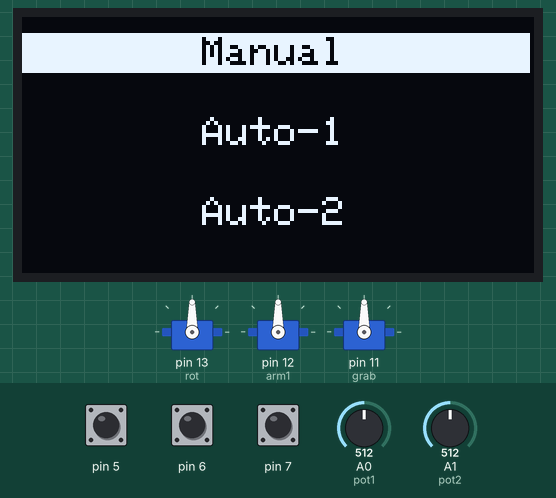
This sketch was run on a simulated Arduino Uno, built with avr-gcc and run on an emulated ATmega328P. Shown: 3 × servo, 128×64 one-colour display. Inputs (shaded band) come from the test bench; at power-on: pin 7 HIGH, A0 (pot1) = 512, A1 (pot2) = 512, pin 5 HIGH, pin 6 HIGH.

Above: at 6.9 s.
7.0 s: pin 7 pulled LOW for 1 s
At 8.8 s:
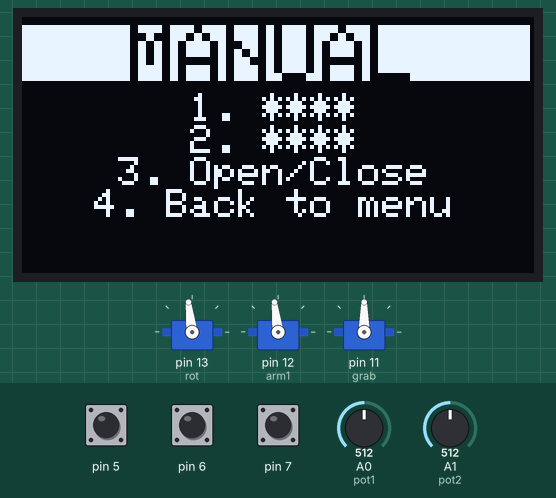
9.5 s: A0 (pot1) set to 716
At 10.7 s:
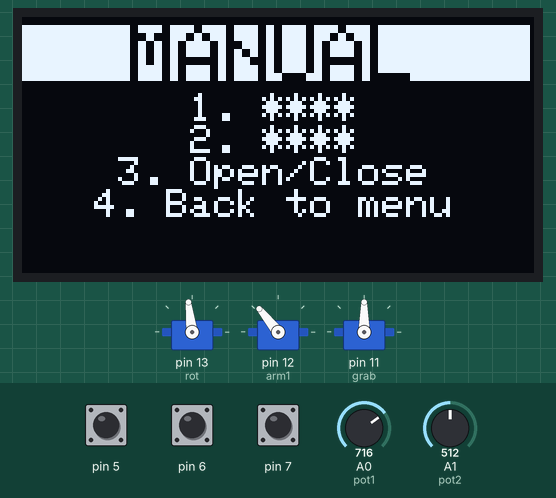
11.0 s: A1 (pot2) set to 716
At 12.0 s:
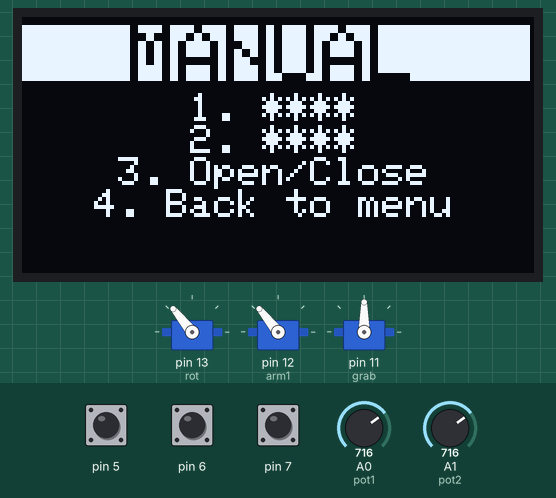
12.5 s: pin 7 pulled LOW for 0.15 s
At 13.1 s:
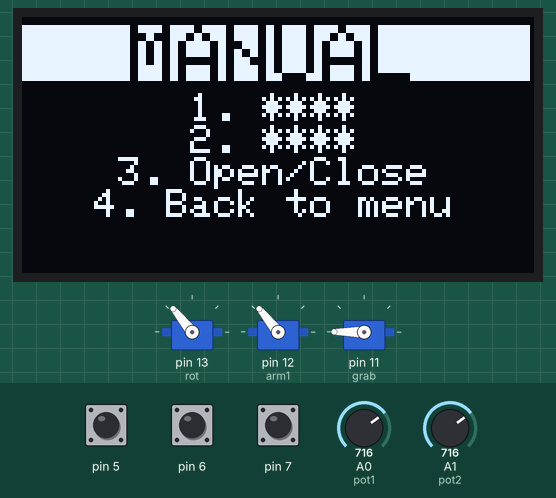
14.1 s: A0 (pot1) set to 900
At 14.4 s:
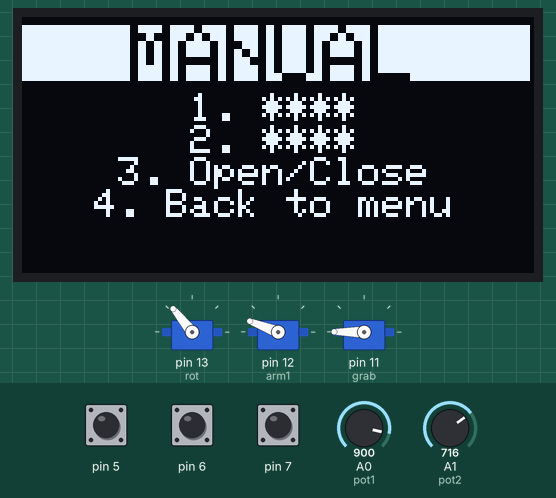
15.6 s: A1 (pot2) set to 900
At 16.9 s:
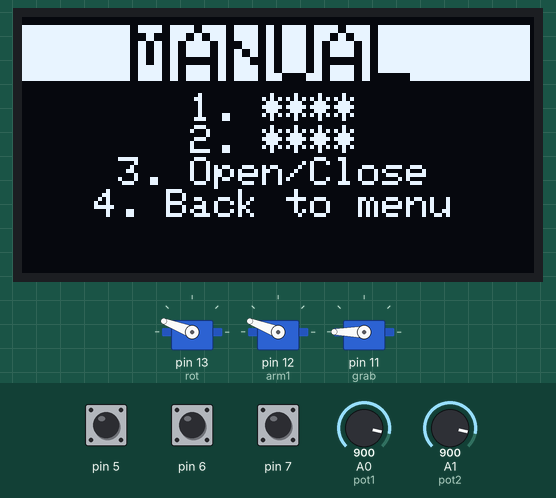
Timing chart, 0 to 18.1 s (numbered marks = the images above; inputs shaded):
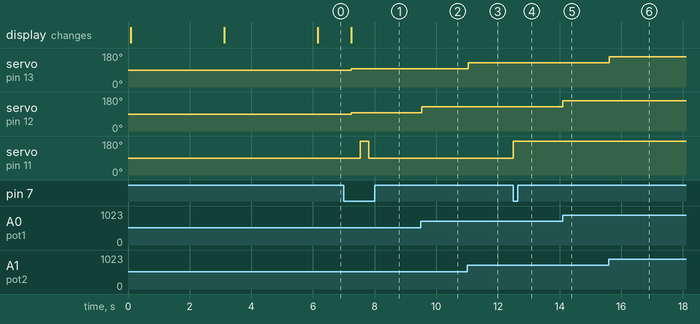

Measured:
- after the input at 7.0 s, servo on pin 13 (rot), servo on pin 12 (arm1): 90° → 97° after 0.24 s; servo on pin 11 (grab): 90° → 180° after 0.53 s, → 90° 0.29 s later; the display: changes after 0.24 s (image 1)
- after the input at 9.5 s, servo on pin 12 (arm1): 97° → 129° at once
- after the input at 11.0 s, servo on pin 13 (rot): 97° → 129° at once
- after the input at 12.5 s, servo on pin 11 (grab): 90° → 180° at once
- after the input at 14.1 s, servo on pin 12 (arm1): 129° → 159° at once
- after the input at 15.6 s, servo on pin 13 (rot): 129° → 159° at once

The sketch:

arm_code.ino
```cpp
//Libraries
#include <SPI.h>
#include <Wire.h>
#include <Adafruit_GFX.h>
#include <Adafruit_SSD1306.h>
#include <Servo.h>
//Pins
#define OLED_RESET 4


//Define Visuals
#define FONT_SIZE 2
#define SCREEN_WIDTH 127  //real size minus 1, because coordinate system starts with 0
#define SCREEN_HEIGHT 63  //real size minus 1, because coordinate system starts with 0

Adafruit_SSD1306 display(OLED_RESET);

//Variables
int sel=0;
int sel2=0;
Servo rot;
Servo arm1;
Servo grab;
int rotmove;
int armmove1;
int armclose=90;
int armopen=180;
int pot1=A0;
int pot2=A1;
int hold=0;

void setup()   {

   rot.attach(13);
   arm1.attach(12);
   grab.attach(11);

   pinMode(5,INPUT_PULLUP);
   pinMode(6,INPUT_PULLUP);
   pinMode(7,INPUT_PULLUP);


  display.begin(SSD1306_SWITCHCAPVCC, 0x3D);  // initialize with the I2C addr 0x3D (for the 128x64)
  display.clearDisplay();   // clears the screen and buffer
  display.display();
  display.setTextWrap(false);

  splash();

  display.setTextColor(WHITE);
  display.setTextSize(FONT_SIZE);
  display.clearDisplay();

}

//Splash Screen
void splash(){


  display.clearDisplay();

  display.setTextColor(WHITE);
  centerPrint("R-BOT",0,3);
  centerPrint("V4.0-beta",24,1);

  display.display();

  delay(3000);

  display.clearDisplay();

  display. setTextColor(WHITE);
  centerPrint("Created by:",0,1);
  centerPrint("Jorge Cabiedes",8,1);
  centerPrint("Miguel Frias",16,1);
  centerPrint("Alejandro Pascal",24,1);
  centerPrint("Miguel Medina",32,1);
  centerPrint("Santiago Guzman",40,1);

  display.display();

  delay(3000);

  menu();
}

void menu(){
  do{
    display.clearDisplay();
    if(sel2>2){
      sel2=2;
    }
    else if (sel2<0){
      sel2=0;
    }
    if(digitalRead(6)==LOW){
      sel2++;
      delay(200);
    }
    else if(digitalRead(5)==LOW){
      sel2--;
      delay(200);
     }
    if(sel2==0){
      display.setTextColor(WHITE);
      centerPrint("Auto-1",25,1);
      centerPrint("Auto-2",45,1);

      display.fillRect(0,4,SCREEN_WIDTH,10,WHITE);
      display.setTextColor(BLACK);
      centerPrint("Manual",5,1);
      display.display();
}
else if(sel2==1){
display.setTextColor(WHITE);
centerPrint("Auto-2",45,1);
centerPrint("Manual",5,1);

display.fillRect(0,24,SCREEN_WIDTH,10,WHITE);
display.setTextColor(BLACK);
centerPrint("Auto-1",25,1);
display.display();
}
else if(sel2==2){
display.setTextColor(WHITE);
centerPrint("Auto-1",25,1);
centerPrint("Manual",5,1);

display.fillRect(0,44,SCREEN_WIDTH,10,WHITE);
display.setTextColor(BLACK);
centerPrint("Auto-2",45,1);
display.display();
}
if(digitalRead(7)==LOW&&sel2==0&&sel==0){
  sel=1;
  manual();
}
if(digitalRead(7)==LOW&&sel2==1&&sel==0){
  sel=2;
  auto1();
}
if(digitalRead(7)==LOW&&sel2==2&&sel==0){
  sel=3;
  auto2();
}


  }while(sel==0);
}

void loop() {
  if(sel==1){
  manual();
}
else if(sel==2){
  auto1();
}
else if(sel==3){
  auto2();
}
}

void manual(){
  delay(200);
  do{

    display.clearDisplay();
    display.fillRect(0,2,SCREEN_WIDTH,14,WHITE);
    display.setTextColor(BLACK);
    centerPrint("MANUAL",2,2);
    display.setTextColor(WHITE);
    centerPrint("1. ****",19,1);
    centerPrint("2. ****",27,1);
    centerPrint("3. Open/Close",35,1);
    centerPrint("4. Back to menu",43,1);

    display.display();


  armmove1 = analogRead(pot1);
  armmove1 = map(armmove1, 0, 1023, 15, 179);
  arm1.write(armmove1);
  rotmove = analogRead(pot2);
  rotmove = map(rotmove, 0, 1023, 15, 179);
  rot.write(rotmove);

  if(digitalRead(7)==LOW&&hold==0){
    grab.write(armclose);
    hold++;
    delay(250);
  }
  else if(digitalRead(7)==LOW&&hold==1){
    grab.write(armopen);
    hold--;
    delay(250);
  }
  Serial.print(hold);
  delay(5);
  }while(sel==1);
}

void auto1(){
  display.clearDisplay();
    display.fillRect(0,2,SCREEN_WIDTH,14,WHITE);
    display.setTextColor(BLACK);
    centerPrint("Auto-1",2,2);
    display.setTextColor(WHITE);
    centerPrint("1. ****",19,1);
    centerPrint("2. ****",27,1);
    centerPrint("3. ****",35,1);
    centerPrint("4. Back to menu",43,1);

    display.display();
  exit(0);
}

void auto2(){
  display.clearDisplay();
    display.fillRect(0,2,SCREEN_WIDTH,14,WHITE);
    display.setTextColor(BLACK);
    centerPrint("Auto-2",2,2);
    display.setTextColor(WHITE);
    centerPrint("1. ****",19,1);
    centerPrint("2. ****",27,1);
    centerPrint("3. ****",35,1);
    centerPrint("4. Back to menu",43,1);

    display.display();
  exit(0);
}

void centerPrint(char *text, int y, int size)
{
  display.setTextSize(size);
  display.setCursor(SCREEN_WIDTH/2 - ((strlen(text))*6*size)/2,y);
  display.print(text);
}
```
